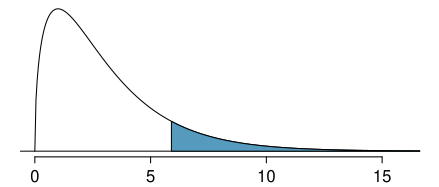

R code for this plot:
library(openintro)
data(COL)

myPDF('jurorHTPValueShown.pdf', 4*1.1, 1.7*1.1, mar=c(1.5, 1, 0.2, 1), mgp=c(2.1, 0.45, 0), las=1)
x <- seq(0, 35, 0.05)
y <- dchisq(x, 3) #*1:length(x)
plot(x, y, type='l', axes=FALSE, xlim=c(0, 16))
abline(h=0)
axis(1)

these <- which(x > 5.89)
X <- x[c(these[1], these, rev(these)[1])]
Y <- c(0, y[these], 0)
polygon(X, Y, col=COL[1])

dev.off()
